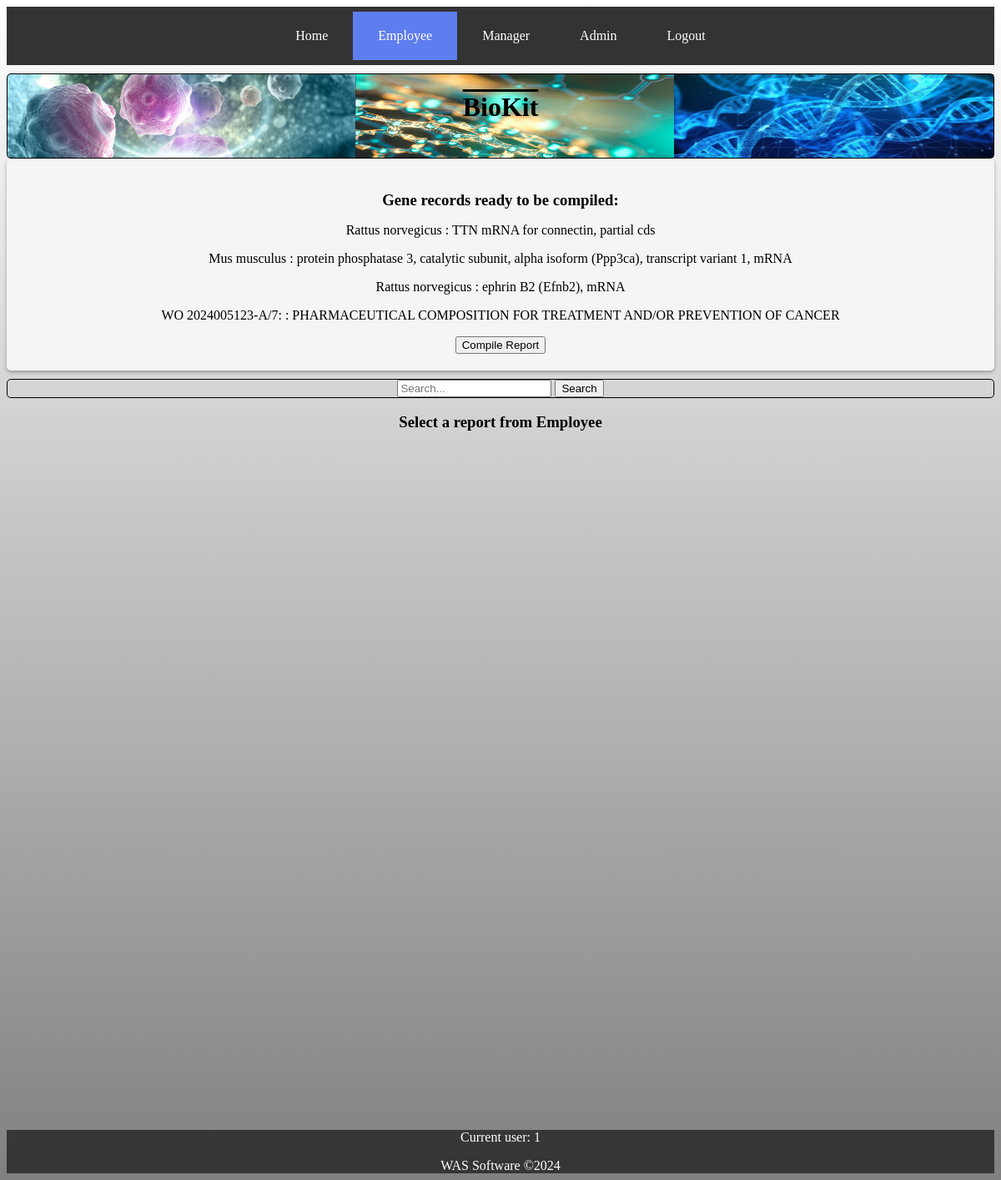
Page /employee.html/ (signed in) on the committed database.
### models.py (models this page shows, shortened)
class Record(db.Model):
	__tablename__ = 'record'
	id = db.Column(db.Integer, primary_key=True)
	nucleotide_id = db.Column(db.String(20), unique=True)
	organism = db.Column(db.String(80))
	gene_info = db.Column(db.String(100))
	nucleotides = db.Column(db.Text)
	gc_content = db.Column(db.Float)
	amino_acids = db.Column(db.Text)
	siRNA = db.Column(db.Text)
	sense_similarity = db.Column(db.Float)
	melting_temp = db.Column(db.Float)
	molecular_weight = db.Column(db.Float)
	hydrophobicity = db.Column(db.Float)
	secondary_structure_prediction = db.Column(db.String(100))
	employee_id = db.Column(db.Integer, nullable=False)
	report_id = db.Column(db.Integer, db.ForeignKey('report.id', ondelete='CASCADE'))
	reports = db.relationship('Report', secondary='report_record', backref='associated_records')

class User(UserMixin, db.Model):
	__tablename__ = 'user'
	id = db.Column(db.Integer, primary_key=True)
	username = db.Column(db.String(100), unique=True, nullable=False)
	email = db.Column(db.String(120), unique=True, nullable=False)
	password = db.Column(db.String(300), nullable=False, unique=True)
	role = db.Column(db.String(40), nullable=True)
	view_reports = db.Column(db.Boolean, default=False)
	delete_reports = db.Column(db.Boolean, default=False)
	print_reports = db.Column(db.Boolean, default=False)
	change_reports = db.Column(db.Boolean, default=False)

### routes.py (the view, shortened to what this page needs)
@app.route('/employee.html/', methods=("GET", "POST"), strict_slashes=False)
@app.route('/employee.html/<selected_result>', methods=("GET", "POST"), strict_slashes=False)
@login_required
def employee():
    employee_id = current_user.id
    reports = models.Report.query.filter_by(employee_id=employee_id).all()
    all_records = models.Record.query.order_by(models.Record.id.desc()).all()
    return render_template('employee.html', title="Employee", active_page='employee', reports=reports,
                           all_records=all_records)

### routes.py (called while the page is built)
@login_manager.user_loader
def load_user(user_id):
    return User.query.get(int(user_id))

### templates/employee.html (shortened to what this page needs)
{% extends "base.html" %}
{% block content %}
{% if all_records %}
<div class="records-container">
    <h3>Gene records ready to be compiled:</h3>
    {% for record in all_records %}
    <p>{{ record.organism }} : {{ record.gene_info }}</p>
    {% endfor %}
    <button type="button" onclick="compileReport()">Compile Report</button>
</div>
{% endif %}
<div class="flex-container">
    <form id="searchForm">
        <input type="text" name="search" placeholder="Search...">
        <button type="button" onclick="searchReports()">Search</button>
    </form>
</div>
<div>
    <form action="add_action" method="post" style="text-align:center">
        <h3>Select a report from Employee</h3>
        <br>
    </form>
</div>
{% endblock %}

### templates/base.html (shortened to what this page needs)
<!DOCTYPE html>
<html lang="en">
<head>
    <link rel="stylesheet" href="../static/styles/styles.css">
</head>
<body>
<header>
    <div class="navbar-container">
        <div class="navbar">
            <a href="/index" {% if active_page== 'home' %}class="active"{% endif %}>Home</a>
            <a href="/employee.html" {% if active_page== 'employee' %}class="active"{% endif %}>Employee</a>
            <a href="/manager.html" {% if active_page== 'manager' %}class="active"{% endif %}>Manager</a>
            <a href="/admin.html" {% if active_page== 'admin' %}class="active"{% endif %}>Admin</a>
            {% if current_user.is_authenticated %}
                <a href=/logout.html>Logout</a>
            {% else %}
                <a href=/login.html>Login</a>
            {% endif %}
        </div>
    </div>
    <div class="flex-container">
        <img src="../static/images/cells0.jpg" alt="BioHeader0">
        <img src="../static/images/cell-and-molecular-biology.png" alt="BioHeader1">
        <img src="../static/images/dna0.jpg" alt="BioHeader2">
        <h1>BioKit</h1>
    </div>
</header>
<main>
    {% block content %}
    {% endblock %}
</main>
<footer>
    <div>
        {% if current_user.is_authenticated %}
            <p>Current user: {{ current_user.username }}</p>
        {% endif %}
    </div>
    WAS Software &copy;2024
</footer>
</body>
</html>

### static/styles/styles.css (style rules this page uses)
html { background: linear-gradient(to bottom, white, grey); }
.flex-container { display: flex; justify-content: center; border: 1px solid black; border-radius: 5px; margin-top: 10px; }
.records-container { text-align: center; padding: 20px; background-color: #f5f5f5; border-radius: 5px; box-shadow: 0 2px 4px rgba(0, 0, 0, 0.3); }
.records-container h3 { text-align: center; margin-bottom: 10px; }
.flex-container img { width: 100%; height: 100px; z-index: -1; }
.flex-container h1 { position: absolute; text-decoration: overline; }
footer { background-color: rgba(0, 0, 0, 0.59); color: white; text-align: center; margin-top: 100vh; }
.navbar-container { background-color: #333333; width: 100%; }
.navbar { height: 60px; display: flex; justify-content: center; align-items: center; padding: 5px 0px; margin: 0 auto; }
.navbar a { color: #fff; text-decoration: none; padding: 20px 30px; }
.active { background-color: rgb(94, 125, 239); }

### rows in the picture
Record: organism "Rattus norvegicus", gene_info "TTN mRNA for connectin, partial cds"
Record: organism "Mus musculus", gene_info "protein phosphatase 3, catalytic subunit, alpha isoform (Ppp3ca), transcript variant 1, mRNA"
Record: organism "Rattus norvegicus", gene_info "ephrin B2 (Efnb2), mRNA"
Record: organism "WO 2024005123-A/7:", gene_info "PHARMACEUTICAL COMPOSITION FOR TREATMENT AND/OR PREVENTION OF CANCER"
User: username "1"
